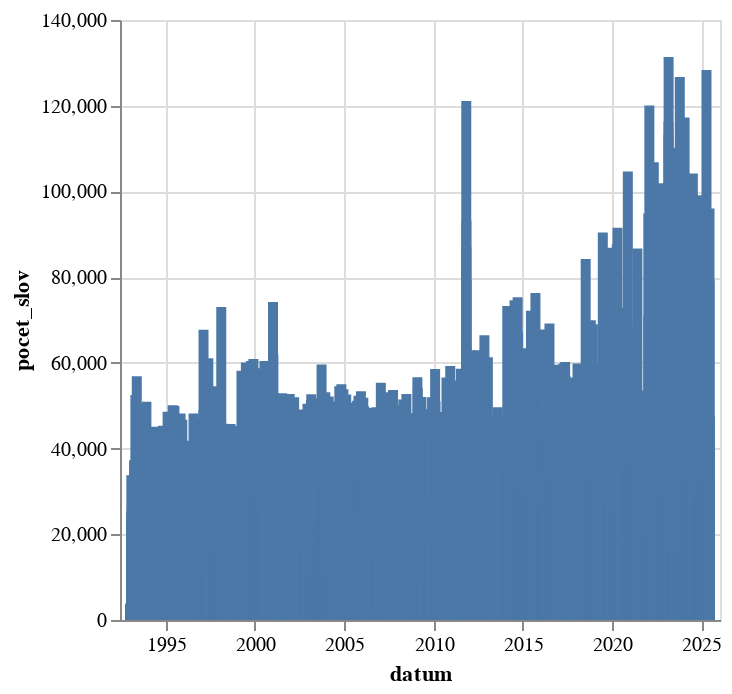

The cell this chart's notebook holds for it:
### Code cell
alt.Chart(
    df.group_by_dynamic(index_column="datum",every="1m").agg(pl.col("pocet_slov").sum()).to_pandas()
).mark_bar(
).encode(
    alt.X("datum:T"),
    alt.Y("pocet_slov:Q")
)

### Figure 1 — Vega-Lite specification as saved in the notebook (floating-point values rounded to 4 significant figures; data arrays with more than 128 entries replaced by an {"elided": "..."} marker saying what was removed)
{"config": {"view": {"continuousWidth": 300, "continuousHeight": 300}}, "data": {"name": "data-af2a7df7ddaa05e1ed9b1ac86ba6334c"}, "mark": {"type": "bar"}, "encoding": {"x": {"field": "datum", "type": "temporal"}, "y": {"field": "pocet_slov", "type": "quantitative"}}, "$schema": "https://vega.github.io/schema/vega-lite/v5.8.0.json", "datasets": {"data-af2a7df7ddaa05e1ed9b1ac86ba6334c": {"elided": "2190 records"}}}
